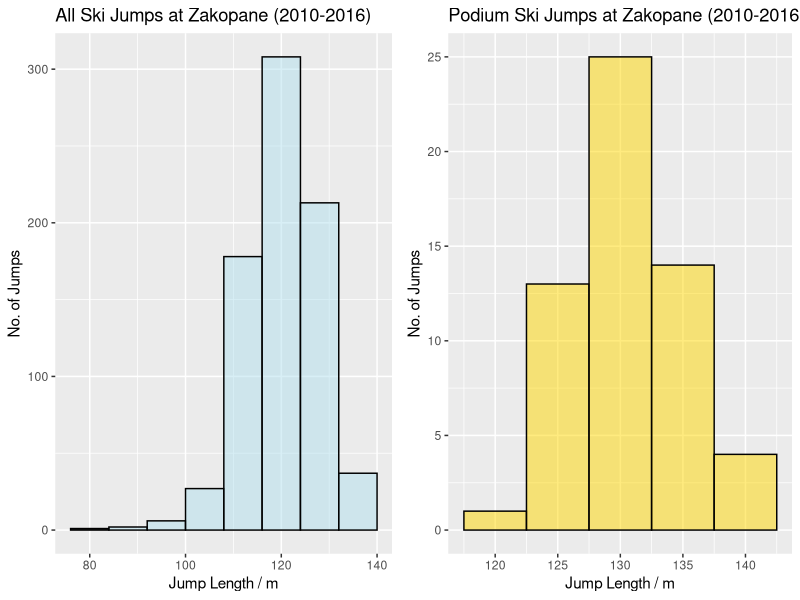
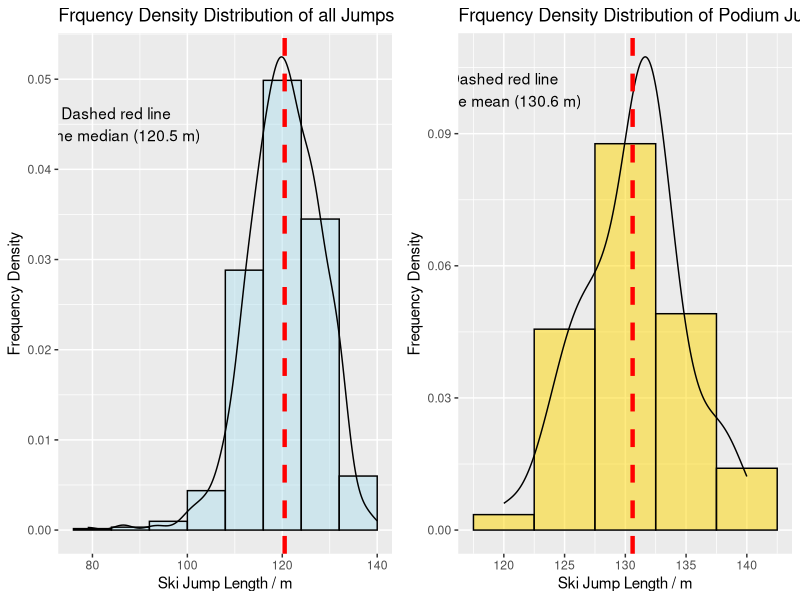

Write R code to recreate these figures, in order.
# Data has been gathered from the Zakopane ski jump location in Poland for the period 2010-2016.  

setwd("~/Documents/Ski_Jumping")

library(dplyr)
library(ggplot2)
library(gridExtra)

# Read in the dataset for Zakopane (2010-2016).
 
Zakopane_DF <- read.csv("Zakopane_DF.csv")

# How many ski jumpers are in the dataset? 145.

Zakopane_DF %>% 
  summarise(n_distinct(Name))

# Carry out some exploratory data analysis.

# Interesting questions:

#1. What is the mean jump length at Zakopane?
#2. What is the median jump length at Zakopane?
#3. What is the standard deviation, range, IQR etc. of all jumps?
#4. What is the distribution of a sample containing just podium jumps?
#4. Which jumpers do well at this location?
#5. What are the observational probabilities of the top jumpers winning the Zakopane event in 2017?
#6. What is the longest jump at Zakopane between 2010-2016?
#7. What is the shortest jump at Zakopane between 2010-2016?

summary(Zakopane_DF)

# Extract all jumps observed at Zakopane (2010-2016) and get summary statistics. The all_jumps vector represents the population of jumps (2010-2016).

all_jumps <- c(Zakopane_DF$Jump.1, Zakopane_DF$Jump.2)
summary(all_jumps)

# NAs indicate instances where a jumper did not qualify for the second round or where it was a one-jump competition.

mean(all_jumps, na.rm = T)
median(all_jumps, na.rm = T)
sd(all_jumps, na.rm = T)
range(all_jumps, na.rm = T)
IQR(all_jumps, na.rm = T)

# Maximum and minimum jump details (2010-2016).

Zakopane_DF %>%
  filter(Jump.1 == 79 | Jump.2 == 79)

Zakopane_DF %>%
  filter(Jump.1 == 140 | Jump.2 == 140)

# The mean jump length is 120.5 m.
# The median jump length is 120.5 m. 
# The standard deviation from the mean jump length is 7.7 m.
# The range is 79 m to 140 m (61.0 m).
# The IQR is 10.1 m.
# The longest jump is 140.0 m (PREVC Peter (2016)).
# The shortest jump is 79.0 m (INGVALDSEN Ole Marius (2011)).


# Extract all podium jumps (1-3) as a numeric vector all_podium_jumps. This is a sample of the population all_jumps.

podium_jumps <- subset(Zakopane_DF, Rank <= 3)
all_podium_jumps <- c(podium_jumps$Jump.1, podium_jumps$Jump.2)
summary(all_podium_jumps)

# The mean jump for podium finishes is 130.6 m.
# The median jump is 131.0 m.
# The maximum jump is 140.0 m.
# The minimum jump is 120.0 m.
# The range is 120  m to 140 m (20 m).
# The standard deviation from the mean is 4.2 m.


# Histograms of the distributions of the population and the sample.

df1 <- data.frame(Podium_Jumps = all_podium_jumps)
df2 <- data.frame(All_Jumps = all_jumps)

hist1 <- ggplot(df2, aes(x = All_Jumps)) +
          geom_histogram(fill = "lightblue2", colour = "black", binwidth = 8, alpha = 0.5) +
          ylab("No. of Jumps") +
          xlab("Jump Length / m") +
          ggtitle("All Ski Jumps at Zakopane (2010-2016)") 

hist2 <- ggplot(df1, aes(x = Podium_Jumps)) +
          geom_histogram(fill = "gold", colour = "black", binwidth = 5, alpha = 0.5) +
          ylab("No. of Jumps") +
          xlab("Jump Length / m") +
          ggtitle("Podium Ski Jumps at Zakopane (2010-2016)") 
  
grid.arrange(hist1, hist2, ncol = 2)

# Density curves of the population and sample of ski jumps. Note that the histograms use frequency density (frequency / interval) here rather 
# than total count of jumps.

f1 <- ggplot(df2, aes(x = All_Jumps)) + 
  geom_histogram(aes(y = ..density..), binwidth = 8, colour = "black", fill = "lightblue2", alpha = 0.5) +
  geom_density(alpha = 0.2) +
  geom_vline(aes(xintercept = 120.5), colour = "red", linetype = "dashed", size = 1.5) +
  xlab("Ski Jump Length / m") +
  ylab("Frequency Density") +
  ggtitle("Frquency Density Distribution of all Jumps at Zakopane (2010-2016)") +
  annotate("text", x = 85, y = 0.045, label = "Dashed red line\n is the median (120.5 m)")


f2 <- ggplot(df1, aes(x = Podium_Jumps)) + 
  geom_histogram(aes(y = ..density..), binwidth = 5, colour = "black", fill = "gold", alpha = 0.5) +
  geom_density(alpha = 0.2) +
  geom_vline(aes(xintercept = 130.6), colour = "red", linetype = "dashed", size = 1.5) +
  xlab("Ski Jump Length / m") +
  ylab("Frequency Density") +
  ggtitle("Frquency Density Distribution of Podium Jumps at Zakopane (2010-2016)") +
  annotate("text", x = 120, y = 0.1, label = "Dashed red line\n is the mean (130.6 m)")

grid.arrange(f1, f2, ncol = 2)



# The distribution of all jumps is negatively skewed from normaility. This is confirmed by the Shapiro-Wilk test (p-value = 9.854 ^ -10). The
# distribution of the podium jumps is normal (confirmed by the p-value of 0.7749). We can, therefore, assume a Gaussian distribution for podium jumps  
# while we should approach the all jumps population with caution.

shapiro.test(all_jumps)
shapiro.test(all_podium_jumps)


# There are typically 50 ranked positions at the end of each competition. The top three get to the podium. If we treat the population all_jumps
# as a normal distribution (which it has been determined that it is not), the top three jump threshold would 
# then be the (1 - (3/50) = 0.94) 94th percentile. Therefore, it is reasonable to suggest that the top 6% of jumps will be the podium jumps.
# We can calculate the 94th percentile using the quantile() function applied to the all jumps population.

percentile_94 <- quantile(all_jumps, 0.94, na.rm = T)
print(unname(percentile_94))

# The top 6 % of jumps at Zakopane are equal to or greater than 131.5 m. Does this reasoning translate to real world podium places? It does. The mean jump
# length for podium jumps is 130.6 m. We could set this as a target for jumpers in order to have a high probability of a podium finish but a mean jump
# target for both Jump 1 and Jump 2 might be a better approach. This is covered later in the analysis.


# Which jumpers do well at Zakopane in terms of podium finishes?

top_jumpers <- podium_jumps %>% 
  select(Rank, Name) %>%
  group_by(Name) %>%
  summarise(TotalPodiums = n()) %>%
  arrange(desc(TotalPodiums))

# The probability of a podium finish can be calculated for each jumper once the number of competitions participated in is known.
# Observational probability: podiums / competitions participated in. Get appearances by top jumpers. If the jumper's name
# is in the list, he has participated in a competition. This pattern recognition code gives the number of competitions entered.

appearances <- c(nrow(filter(Zakopane_DF, grepl("STOCH", Name))),
nrow(filter(Zakopane_DF, grepl("BARDAL", Name))),
nrow(filter(Zakopane_DF, grepl("FREITAG", Name))),
nrow(filter(Zakopane_DF, grepl("AMMANN", Name))),
nrow(filter(Zakopane_DF, grepl("FREUND", Name))),
nrow(filter(Zakopane_DF, grepl("HILDE", Name))),
nrow(filter(Zakopane_DF, grepl("KOFLER", Name))),
nrow(filter(Zakopane_DF, grepl("KRAFT", Name))),
nrow(filter(Zakopane_DF, grepl("MORGENSTERN", Name))),
nrow(filter(Zakopane_DF, grepl("PREVC Peter", Name))),
nrow(filter(Zakopane_DF, grepl("SCHLIERENZAUER", Name))),
nrow(filter(Zakopane_DF, grepl("HAYBOECK", Name))),
nrow(filter(Zakopane_DF, grepl("JACOBSEN", Name))),
nrow(filter(Zakopane_DF, grepl("MALYSZ", Name))),
nrow(filter(Zakopane_DF, grepl("UHRMANN", Name)))
)

top_jumpers <- cbind(top_jumpers, appearances)

top_jumpers <- top_jumpers %>%
  mutate(Probability = TotalPodiums / appearances) %>%
  arrange(desc(appearances))

# Let's take the three jumpers with the highest observational probabilities and analyse them separately.

stoch <- Zakopane_DF %>%
  filter(grepl("STOCH", Name))

kraft <- Zakopane_DF %>%
  filter(grepl("KRAFT", Name))

freitag <- Zakopane_DF %>%
  filter(grepl("FREITAG", Name))

# Create the Top3 dataframe.

TOP3_DF <- rbind(stoch, freitag, kraft)

# We now need summary statistics for each top 3 jumper. 

TOP3_DF_summary <- TOP3_DF %>%
  group_by(Name) %>%
  summarise(Appearances = n()) %>%
  arrange(desc(Appearances))


# Create numerous summary statistic vectors for addition to Top3 summary dataframe.

podiums <- c(4, 3, 2)
probs <- c(0.4, 0.5, 0.5)
stoch_jumps <- c(stoch$Jump.1, stoch$Jump.2)
kraft_jumps <- c(kraft$Jump.1, kraft$Jump.2)
freitag_jumps <- c(freitag$Jump.1, freitag$Jump.2)

# A quick function for counting ranks.

rankCounter <- function(df, rank) {
  num <- nrow(df %>%
                filter(Rank == rank))
  print(num)
}

Firsts <- c(rankCounter(stoch, 1),
            rankCounter(freitag, 1),
            rankCounter(kraft, 1))

Seconds <- c(rankCounter(stoch, 2),
            rankCounter(freitag, 2),
            rankCounter(kraft, 2))

Thirds <- c(rankCounter(stoch, 3),
            rankCounter(freitag, 3),
            rankCounter(kraft, 3))


# For podium jumps, what was the mean jump (Jump1 and Jump2 / 2)?

stoch <- stoch %>%
  mutate(MeanPodiumJump = (Jump.1 + Jump.2) / 2)

freitag <- freitag %>%
  mutate(MeanPodiumJump = (Jump.1 + Jump.2) / 2)

kraft <- kraft %>%
  mutate(MeanPodiumJump = (Jump.1 + Jump.2) / 2)

stoch[3, 12] <- 126.5
freitag[3, 12] <- 129.0
kraft[3, 12] <- 119.5

# Take the mean of the mean podium jumps and create a vector.

MeanOfMeanPodiumJumps <- c(129.8, 128.8, 133.1)

# Add everything to the Top 3 summary dataframe, re-order and rename variables to get final product.

TOP3_DF_summary <-  cbind(TOP3_DF_summary, podiums, c(mean(stoch_jumps, na.rm = T), mean(freitag_jumps, na.rm = T), mean(kraft_jumps, na.rm = T)),
                          c(median(stoch_jumps, na.rm = T), median(freitag_jumps, na.rm = T), median(kraft_jumps, na.rm = T)),
                          probs, c(max(stoch_jumps, na.rm = T), max(freitag_jumps, na.rm = T), max(kraft_jumps, na.rm = T)),
                          Firsts, Seconds, Thirds, MeanOfMeanPodiumJumps)

TOP3_DF_summary <- TOP3_DF_summary %>%
  mutate(ProbWin = Firsts / Appearances) %>%
  select(1, 2, 3, 8, 9, 10, 6, 12, 11, 4, 5, 7)

names(TOP3_DF_summary) <- c("Name", "Apps", "Podiums", "First", "Second", "Third", "ProbPodium", "ProbWin", "MeanPodiumJump", "Mean", "Median", "MaxJump")

# Finally, we calculate the mean jump for all podium jumps and then the mean of the means to set a target jump for each round of a TWO-JUMP 
# competition. For a single jump competition, the target is 128.0 m to 131.0 m.

podium_jumps <- podium_jumps %>%
  mutate(MeanJump = (Jump.1 + Jump.2) / 2)

# Fill in means for single jump competition in 2014.

podium_jumps[7, 12] <- 131.5
podium_jumps[8, 12] <- 124.5
podium_jumps[9, 12] <- 129.0

# Calculate the mean of the mean podium jumps. The result is 130.5 m. 

TargetMean <- mean(podium_jumps$MeanJump)
print(TargetMean)


# Conclusions:

# The minimum jump which contributed to a podium place was 120.0 m (M. Uhrmann Jump 1 in 2010). Obviously, a second round jump much higher was
# required to seal the podium (for Uhrmann it was 131.5 m).

# A mean jump of 130.5 m is a good target to ensure a podium place.

# Based on the observational probabilities, Kamil Stoch is most likely to win Zakopane 2017. However, Stefan Kraft has performed extremely well
# in the four competitions he has been a part of. He also has the longest mean jump and mean podium jump of the trio at the location.

# Based on this analysis, I would predict that Stoch or Kraft will win Zakopane 2017. I would strongly predict both to be on the podium while
# Richard Freitag may also secure a podium place but his form has been poor of late. A wildcard option may be Domen Prevc or Peter Prevc.







  
  
